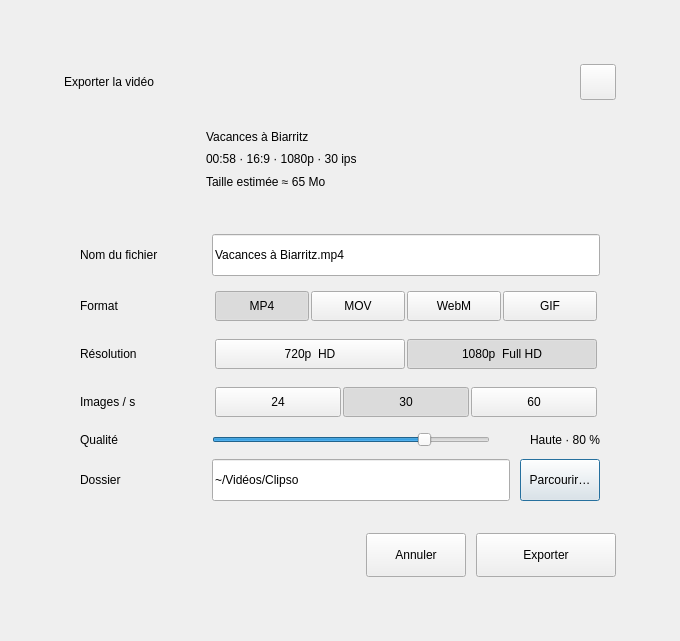
<?xml version="1.0" encoding="UTF-8"?>
<ui version="4.0">
 <class>ExportDialog</class>
 <widget class="QDialog" name="ExportDialog">
  <property name="windowTitle">
   <string>Exporter la vidéo</string>
  </property>
  <layout class="QVBoxLayout" name="dialogLayout">
   <property name="spacing">
    <number>0</number>
   </property>
   <property name="leftMargin">
    <number>0</number>
   </property>
   <property name="topMargin">
    <number>0</number>
   </property>
   <property name="rightMargin">
    <number>0</number>
   </property>
   <property name="bottomMargin">
    <number>0</number>
   </property>
   <item>
    <spacer name="dialogTopSpacer">
     <property name="orientation">
      <enum>Qt::Vertical</enum>
     </property>
     <property name="sizeHint" stdset="0">
      <size>
       <width>20</width>
       <height>40</height>
      </size>
     </property>
    </spacer>
   </item>
   <item>
    <layout class="QHBoxLayout" name="dialogCenterLayout">
     <property name="spacing">
      <number>0</number>
     </property>
     <item>
      <spacer name="dialogLeftSpacer">
       <property name="orientation">
        <enum>Qt::Horizontal</enum>
       </property>
       <property name="sizeHint" stdset="0">
        <size>
         <width>40</width>
         <height>20</height>
        </size>
       </property>
      </spacer>
     </item>
     <item>
      <widget class="QFrame" name="exportCard">
       <property name="minimumSize">
        <size>
         <width>600</width>
         <height>0</height>
        </size>
       </property>
       <property name="maximumSize">
        <size>
         <width>600</width>
         <height>16777215</height>
        </size>
       </property>
       <layout class="QVBoxLayout" name="exportCardLayout">
        <property name="spacing">
         <number>16</number>
        </property>
        <property name="leftMargin">
         <number>24</number>
        </property>
        <property name="topMargin">
         <number>24</number>
        </property>
        <property name="rightMargin">
         <number>24</number>
        </property>
        <property name="bottomMargin">
         <number>24</number>
        </property>
        <item>
         <layout class="QHBoxLayout" name="exportHeaderLayout">
          <item>
           <widget class="QLabel" name="exportTitleLabel">
            <property name="text">
             <string>Exporter la vidéo</string>
            </property>
           </widget>
          </item>
          <item>
           <spacer name="exportHeaderSpacer">
            <property name="orientation">
             <enum>Qt::Horizontal</enum>
            </property>
            <property name="sizeHint" stdset="0">
             <size>
              <width>40</width>
              <height>20</height>
             </size>
            </property>
           </spacer>
          </item>
          <item>
           <widget class="QToolButton" name="closeButton">
            <property name="text">
             <string />
            </property>
            <property name="toolTip">
             <string>Fermer</string>
            </property>
            <property name="role" stdset="0">
             <string>icon</string>
            </property>
            <property name="minimumSize">
             <size>
              <width>36</width>
              <height>36</height>
             </size>
            </property>
            <property name="maximumSize">
             <size>
              <width>36</width>
              <height>36</height>
             </size>
            </property>
           </widget>
          </item>
         </layout>
        </item>
        <item>
         <widget class="QFrame" name="summaryCard">
          <property name="role" stdset="0">
           <string>subtleCard</string>
          </property>
          <layout class="QHBoxLayout" name="summaryLayout">
           <property name="spacing">
            <number>14</number>
           </property>
           <property name="leftMargin">
            <number>10</number>
           </property>
           <property name="topMargin">
            <number>10</number>
           </property>
           <property name="rightMargin">
            <number>10</number>
           </property>
           <property name="bottomMargin">
            <number>10</number>
           </property>
           <item>
            <widget class="QLabel" name="summaryThumbLabel">
             <property name="text">
              <string />
             </property>
             <property name="minimumSize">
              <size>
               <width>118</width>
               <height>66</height>
              </size>
             </property>
             <property name="maximumSize">
              <size>
               <width>118</width>
               <height>66</height>
              </size>
             </property>
            </widget>
           </item>
           <item>
            <layout class="QVBoxLayout" name="summaryTextLayout">
             <property name="spacing">
              <number>2</number>
             </property>
             <item>
              <widget class="QLabel" name="summaryNameLabel">
               <property name="text">
                <string>Vacances à Biarritz</string>
               </property>
               <property name="role" stdset="0">
                <string>strong</string>
               </property>
              </widget>
             </item>
             <item>
              <widget class="QLabel" name="summaryMetaLabel">
               <property name="text">
                <string>00:58 · 16:9 · 1080p · 30 ips</string>
               </property>
               <property name="role" stdset="0">
                <string>panelMeta</string>
               </property>
              </widget>
             </item>
             <item>
              <widget class="QLabel" name="summarySizeLabel">
               <property name="text">
                <string>Taille estimée ≈ 65 Mo</string>
               </property>
               <property name="role" stdset="0">
                <string>small</string>
               </property>
              </widget>
             </item>
            </layout>
           </item>
           <item>
            <spacer name="summarySpacer">
             <property name="orientation">
              <enum>Qt::Horizontal</enum>
             </property>
             <property name="sizeHint" stdset="0">
              <size>
               <width>40</width>
               <height>20</height>
              </size>
             </property>
            </spacer>
           </item>
          </layout>
         </widget>
        </item>
        <item>
         <widget class="QFrame" name="settingsCard">
          <property name="role" stdset="0">
           <string>subtleCard</string>
          </property>
          <layout class="QGridLayout" name="settingsGrid">
           <property name="horizontalSpacing">
            <number>12</number>
           </property>
           <property name="verticalSpacing">
            <number>12</number>
           </property>
           <property name="leftMargin">
            <number>16</number>
           </property>
           <property name="topMargin">
            <number>16</number>
           </property>
           <property name="rightMargin">
            <number>16</number>
           </property>
           <property name="bottomMargin">
            <number>16</number>
           </property>
           <item row="0" column="0">
            <widget class="QLabel" name="fileNameLabel">
             <property name="text">
              <string>Nom du fichier</string>
             </property>
             <property name="role" stdset="0">
              <string>formLabel</string>
             </property>
             <property name="minimumSize">
              <size>
               <width>120</width>
               <height>0</height>
              </size>
             </property>
            </widget>
           </item>
           <item row="0" column="1">
            <widget class="QLineEdit" name="fileNameEdit">
             <property name="text">
              <string>Vacances à Biarritz.mp4</string>
             </property>
             <property name="minimumSize">
              <size>
               <width>0</width>
               <height>42</height>
              </size>
             </property>
            </widget>
           </item>
           <item row="1" column="0">
            <widget class="QLabel" name="formatLabel">
             <property name="text">
              <string>Format</string>
             </property>
             <property name="role" stdset="0">
              <string>formLabel</string>
             </property>
             <property name="minimumSize">
              <size>
               <width>120</width>
               <height>0</height>
              </size>
             </property>
            </widget>
           </item>
           <item row="1" column="1">
            <widget class="QFrame" name="formatSegmented">
             <property name="role" stdset="0">
              <string>segmented</string>
             </property>
             <layout class="QHBoxLayout" name="formatSegmentedLayout">
              <property name="spacing">
               <number>2</number>
              </property>
              <property name="leftMargin">
               <number>3</number>
              </property>
              <property name="topMargin">
               <number>3</number>
              </property>
              <property name="rightMargin">
               <number>3</number>
              </property>
              <property name="bottomMargin">
               <number>3</number>
              </property>
              <item>
               <widget class="QToolButton" name="formatMp4Button">
                <property name="text">
                 <string>MP4</string>
                </property>
                <property name="checkable">
                 <bool>true</bool>
                </property>
                <property name="autoExclusive">
                 <bool>true</bool>
                </property>
                <property name="sizePolicy">
                 <sizepolicy hsizetype="Expanding" vsizetype="Fixed">
                  <horstretch>1</horstretch>
                  <verstretch>0</verstretch>
                 </sizepolicy>
                </property>
                <property name="minimumSize">
                 <size>
                  <width>0</width>
                  <height>30</height>
                 </size>
                </property>
                <property name="checked">
                 <bool>true</bool>
                </property>
               </widget>
              </item>
              <item>
               <widget class="QToolButton" name="formatMovButton">
                <property name="text">
                 <string>MOV</string>
                </property>
                <property name="checkable">
                 <bool>true</bool>
                </property>
                <property name="autoExclusive">
                 <bool>true</bool>
                </property>
                <property name="sizePolicy">
                 <sizepolicy hsizetype="Expanding" vsizetype="Fixed">
                  <horstretch>1</horstretch>
                  <verstretch>0</verstretch>
                 </sizepolicy>
                </property>
                <property name="minimumSize">
                 <size>
                  <width>0</width>
                  <height>30</height>
                 </size>
                </property>
               </widget>
              </item>
              <item>
               <widget class="QToolButton" name="formatWebmButton">
                <property name="text">
                 <string>WebM</string>
                </property>
                <property name="checkable">
                 <bool>true</bool>
                </property>
                <property name="autoExclusive">
                 <bool>true</bool>
                </property>
                <property name="sizePolicy">
                 <sizepolicy hsizetype="Expanding" vsizetype="Fixed">
                  <horstretch>1</horstretch>
                  <verstretch>0</verstretch>
                 </sizepolicy>
                </property>
                <property name="minimumSize">
                 <size>
                  <width>0</width>
                  <height>30</height>
                 </size>
                </property>
               </widget>
              </item>
              <item>
               <widget class="QToolButton" name="formatGifButton">
                <property name="text">
                 <string>GIF</string>
                </property>
                <property name="checkable">
                 <bool>true</bool>
                </property>
                <property name="autoExclusive">
                 <bool>true</bool>
                </property>
                <property name="sizePolicy">
                 <sizepolicy hsizetype="Expanding" vsizetype="Fixed">
                  <horstretch>1</horstretch>
                  <verstretch>0</verstretch>
                 </sizepolicy>
                </property>
                <property name="minimumSize">
                 <size>
                  <width>0</width>
                  <height>30</height>
                 </size>
                </property>
               </widget>
              </item>
             </layout>
            </widget>
           </item>
           <item row="2" column="0">
            <widget class="QLabel" name="resolutionLabel">
             <property name="text">
              <string>Résolution</string>
             </property>
             <property name="role" stdset="0">
              <string>formLabel</string>
             </property>
             <property name="minimumSize">
              <size>
               <width>120</width>
               <height>0</height>
              </size>
             </property>
            </widget>
           </item>
           <item row="2" column="1">
            <widget class="QFrame" name="resolutionSegmented">
             <property name="role" stdset="0">
              <string>segmented</string>
             </property>
             <layout class="QHBoxLayout" name="resolutionSegmentedLayout">
              <property name="spacing">
               <number>2</number>
              </property>
              <property name="leftMargin">
               <number>3</number>
              </property>
              <property name="topMargin">
               <number>3</number>
              </property>
              <property name="rightMargin">
               <number>3</number>
              </property>
              <property name="bottomMargin">
               <number>3</number>
              </property>
              <item>
               <widget class="QToolButton" name="resolution720Button">
                <property name="text">
                 <string>720p  HD</string>
                </property>
                <property name="checkable">
                 <bool>true</bool>
                </property>
                <property name="autoExclusive">
                 <bool>true</bool>
                </property>
                <property name="sizePolicy">
                 <sizepolicy hsizetype="Expanding" vsizetype="Fixed">
                  <horstretch>1</horstretch>
                  <verstretch>0</verstretch>
                 </sizepolicy>
                </property>
                <property name="minimumSize">
                 <size>
                  <width>0</width>
                  <height>30</height>
                 </size>
                </property>
               </widget>
              </item>
              <item>
               <widget class="QToolButton" name="resolution1080Button">
                <property name="text">
                 <string>1080p  Full HD</string>
                </property>
                <property name="checkable">
                 <bool>true</bool>
                </property>
                <property name="autoExclusive">
                 <bool>true</bool>
                </property>
                <property name="sizePolicy">
                 <sizepolicy hsizetype="Expanding" vsizetype="Fixed">
                  <horstretch>1</horstretch>
                  <verstretch>0</verstretch>
                 </sizepolicy>
                </property>
                <property name="minimumSize">
                 <size>
                  <width>0</width>
                  <height>30</height>
                 </size>
                </property>
                <property name="checked">
                 <bool>true</bool>
                </property>
               </widget>
              </item>
             </layout>
            </widget>
           </item>
           <item row="3" column="0">
            <widget class="QLabel" name="fpsLabel">
             <property name="text">
              <string>Images / s</string>
             </property>
             <property name="role" stdset="0">
              <string>formLabel</string>
             </property>
             <property name="minimumSize">
              <size>
               <width>120</width>
               <height>0</height>
              </size>
             </property>
            </widget>
           </item>
           <item row="3" column="1">
            <widget class="QFrame" name="fpsSegmented">
             <property name="role" stdset="0">
              <string>segmented</string>
             </property>
             <layout class="QHBoxLayout" name="fpsSegmentedLayout">
              <property name="spacing">
               <number>2</number>
              </property>
              <property name="leftMargin">
               <number>3</number>
              </property>
              <property name="topMargin">
               <number>3</number>
              </property>
              <property name="rightMargin">
               <number>3</number>
              </property>
              <property name="bottomMargin">
               <number>3</number>
              </property>
              <item>
               <widget class="QToolButton" name="fps24Button">
                <property name="text">
                 <string>24</string>
                </property>
                <property name="checkable">
                 <bool>true</bool>
                </property>
                <property name="autoExclusive">
                 <bool>true</bool>
                </property>
                <property name="sizePolicy">
                 <sizepolicy hsizetype="Expanding" vsizetype="Fixed">
                  <horstretch>1</horstretch>
                  <verstretch>0</verstretch>
                 </sizepolicy>
                </property>
                <property name="minimumSize">
                 <size>
                  <width>0</width>
                  <height>30</height>
                 </size>
                </property>
               </widget>
              </item>
              <item>
               <widget class="QToolButton" name="fps30Button">
                <property name="text">
                 <string>30</string>
                </property>
                <property name="checkable">
                 <bool>true</bool>
                </property>
                <property name="autoExclusive">
                 <bool>true</bool>
                </property>
                <property name="sizePolicy">
                 <sizepolicy hsizetype="Expanding" vsizetype="Fixed">
                  <horstretch>1</horstretch>
                  <verstretch>0</verstretch>
                 </sizepolicy>
                </property>
                <property name="minimumSize">
                 <size>
                  <width>0</width>
                  <height>30</height>
                 </size>
                </property>
                <property name="checked">
                 <bool>true</bool>
                </property>
               </widget>
              </item>
              <item>
               <widget class="QToolButton" name="fps60Button">
                <property name="text">
                 <string>60</string>
                </property>
                <property name="checkable">
                 <bool>true</bool>
                </property>
                <property name="autoExclusive">
                 <bool>true</bool>
                </property>
                <property name="sizePolicy">
                 <sizepolicy hsizetype="Expanding" vsizetype="Fixed">
                  <horstretch>1</horstretch>
                  <verstretch>0</verstretch>
                 </sizepolicy>
                </property>
                <property name="minimumSize">
                 <size>
                  <width>0</width>
                  <height>30</height>
                 </size>
                </property>
               </widget>
              </item>
             </layout>
            </widget>
           </item>
           <item row="4" column="0">
            <widget class="QLabel" name="qualityLabel">
             <property name="text">
              <string>Qualité</string>
             </property>
             <property name="role" stdset="0">
              <string>formLabel</string>
             </property>
             <property name="minimumSize">
              <size>
               <width>120</width>
               <height>0</height>
              </size>
             </property>
            </widget>
           </item>
           <item row="4" column="1">
            <layout class="QHBoxLayout" name="qualityLayout">
             <property name="spacing">
              <number>14</number>
             </property>
             <item>
              <widget class="QSlider" name="qualitySlider">
               <property name="orientation">
                <enum>Qt::Horizontal</enum>
               </property>
               <property name="minimum">
                <number>10</number>
               </property>
               <property name="maximum">
                <number>100</number>
               </property>
               <property name="value">
                <number>80</number>
               </property>
              </widget>
             </item>
             <item>
              <widget class="QLabel" name="qualityValue">
               <property name="text">
                <string>Haute · 80 %</string>
               </property>
               <property name="role" stdset="0">
                <string>strong</string>
               </property>
               <property name="minimumSize">
                <size>
                 <width>96</width>
                 <height>0</height>
                </size>
               </property>
               <property name="alignment">
                <set>Qt::AlignRight|Qt::AlignVCenter</set>
               </property>
              </widget>
             </item>
            </layout>
           </item>
           <item row="5" column="0">
            <widget class="QLabel" name="folderLabel">
             <property name="text">
              <string>Dossier</string>
             </property>
             <property name="role" stdset="0">
              <string>formLabel</string>
             </property>
             <property name="minimumSize">
              <size>
               <width>120</width>
               <height>0</height>
              </size>
             </property>
            </widget>
           </item>
           <item row="5" column="1">
            <layout class="QHBoxLayout" name="folderLayout">
             <property name="spacing">
              <number>10</number>
             </property>
             <item>
              <widget class="QLineEdit" name="folderEdit">
               <property name="text">
                <string>~/Vidéos/Clipso</string>
               </property>
               <property name="minimumSize">
                <size>
                 <width>0</width>
                 <height>42</height>
                </size>
               </property>
              </widget>
             </item>
             <item>
              <widget class="QPushButton" name="browseButton">
               <property name="text">
                <string>Parcourir…</string>
               </property>
               <property name="role" stdset="0">
                <string>outline</string>
               </property>
               <property name="minimumSize">
                <size>
                 <width>0</width>
                 <height>42</height>
                </size>
               </property>
              </widget>
             </item>
            </layout>
           </item>
          </layout>
         </widget>
        </item>
        <item>
         <layout class="QHBoxLayout" name="exportFooterLayout">
          <property name="spacing">
           <number>10</number>
          </property>
          <item>
           <spacer name="exportFooterSpacer">
            <property name="orientation">
             <enum>Qt::Horizontal</enum>
            </property>
            <property name="sizeHint" stdset="0">
             <size>
              <width>40</width>
              <height>20</height>
             </size>
            </property>
           </spacer>
          </item>
          <item>
           <widget class="QPushButton" name="cancelButton">
            <property name="text">
             <string>Annuler</string>
            </property>
            <property name="role" stdset="0">
             <string>soft</string>
            </property>
            <property name="minimumSize">
             <size>
              <width>100</width>
              <height>44</height>
             </size>
            </property>
           </widget>
          </item>
          <item>
           <widget class="QPushButton" name="confirmExportButton">
            <property name="text">
             <string>Exporter</string>
            </property>
            <property name="role" stdset="0">
             <string>accent</string>
            </property>
            <property name="minimumSize">
             <size>
              <width>140</width>
              <height>44</height>
             </size>
            </property>
            <property name="layoutDirection">
             <enum>Qt::RightToLeft</enum>
            </property>
           </widget>
          </item>
         </layout>
        </item>
       </layout>
      </widget>
     </item>
     <item>
      <spacer name="dialogRightSpacer">
       <property name="orientation">
        <enum>Qt::Horizontal</enum>
       </property>
       <property name="sizeHint" stdset="0">
        <size>
         <width>40</width>
         <height>20</height>
        </size>
       </property>
      </spacer>
     </item>
    </layout>
   </item>
   <item>
    <spacer name="dialogBottomSpacer">
     <property name="orientation">
      <enum>Qt::Vertical</enum>
     </property>
     <property name="sizeHint" stdset="0">
      <size>
       <width>20</width>
       <height>40</height>
      </size>
     </property>
    </spacer>
   </item>
  </layout>
 </widget>
 <resources />
 <connections />
</ui>
